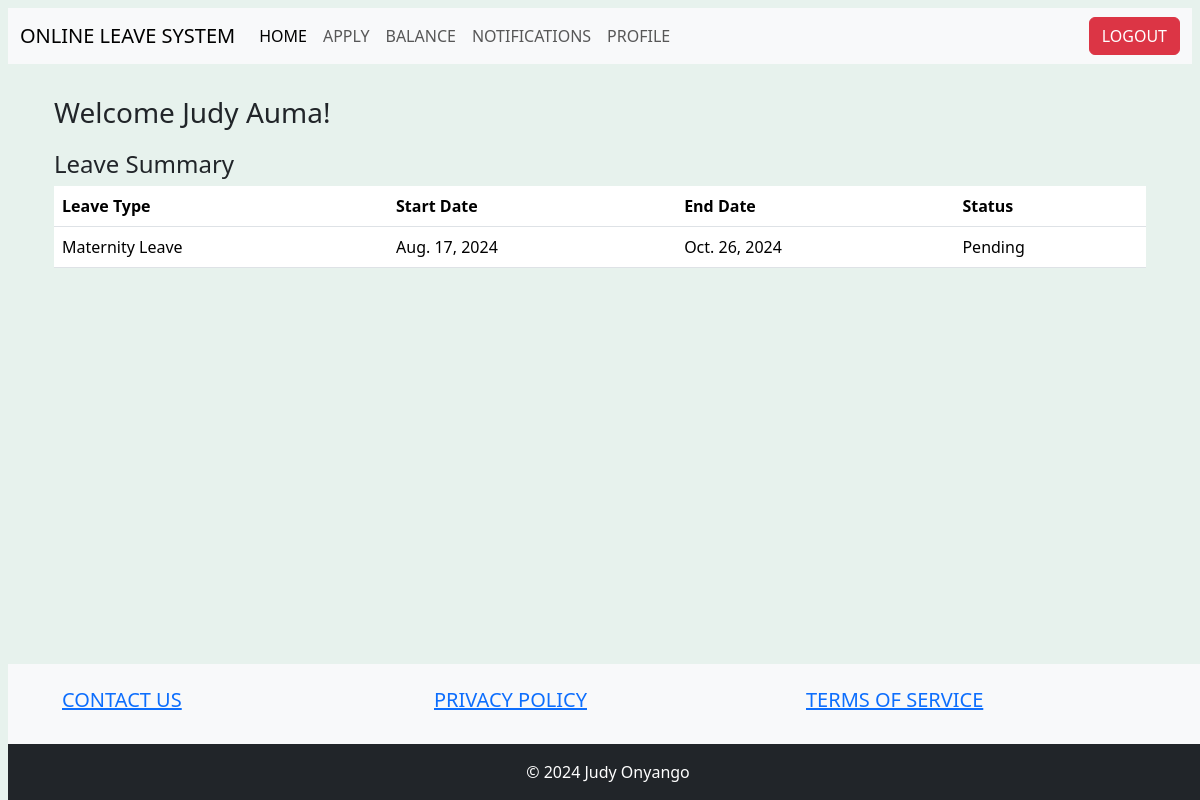
The app's page / (signed in), older data.
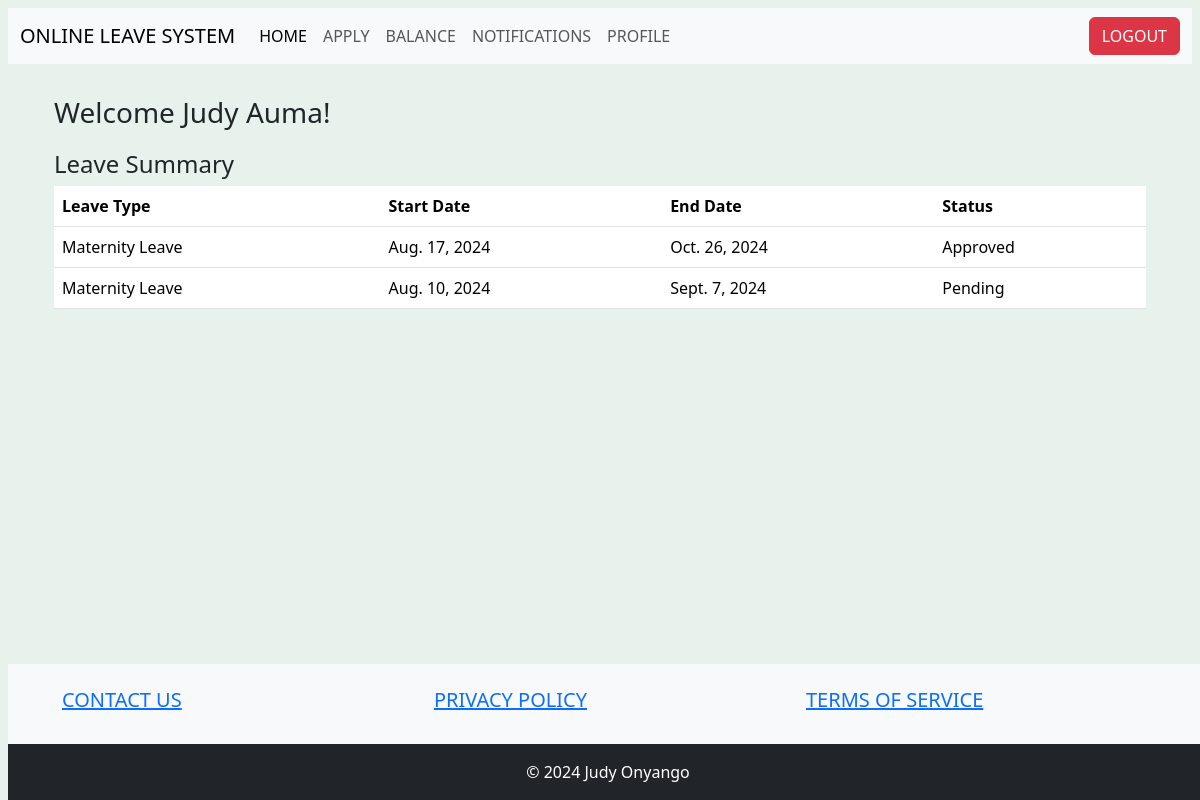
The same page, newer data.
### users/models.py (models this page shows, shortened)
class LeaveApplication(models.Model):
    user = models.ForeignKey(settings.AUTH_USER_MODEL, on_delete=models.CASCADE)
    leave_type = models.ForeignKey(LeaveType, on_delete=models.CASCADE)
    start_date = models.DateField()
    end_date = models.DateField()
    message = models.TextField(default='')
    status = models.CharField(max_length=50, default='Pending')

class LeaveType(models.Model):
    name = models.CharField(max_length=50)
    def __str__(self):
        return self.name

### users/views.py (the view)
# urls.py: 2. Add a URL to urlpatterns:  path('', views.home, name='home')
@login_required
def home(request):
    leave_applications = LeaveApplication.objects.filter(user=request.user).order_by('-start_date')
    return render(request, 'users/home.html', {
        'user': request.user,
        'leave_applications': leave_applications
    })

### users/templates/users/home.html (shortened to what this page needs)
{% extends "users/base.html" %}
{% block content %}
<div class="container">
    <div class="row mt-4 mt-6">
        <h3 class="text-left mt-2 mb-1">Welcome {{ user.first_name }} {{ user.last_name }}!</h3>
        <div class="col-md-12">
            <h4 class="mt-3">Leave Summary</h4>
            <table class="table">
                <thead>
                    <tr>
                        <th>Leave Type</th>
                        <th>Start Date</th>
                        <th>End Date</th>
                        <th>Status</th>
                    </tr>
                </thead>
                <tbody>
                    {% for leave_application in leave_applications %}
                        <tr>
                            <td>{{ leave_application.leave_type }}</td>
                            <td>{{ leave_application.start_date }}</td>
                            <td>{{ leave_application.end_date }}</td>
                            <td>{{ leave_application.status }}</td>
                        </tr>
                    {% empty %}
                        <tr>
                            <td colspan="4" class="text-center">No leave applications found.</td>
                        </tr>
                    {% endfor %}
                </tbody>
            </table>
        </div>
    </div>
</div>
{% endblock %}

### users/templates/users/base.html (shortened to what this page needs)
<!doctype html>
<html lang="en">
<head>
    <link href="https://cdn.jsdelivr.net/npm/bootstrap@5.3.3/dist/css/bootstrap.min.css" rel="stylesheet">
</head>
<body class="bg-success p-2 text-dark bg-opacity-10">
    {% if user.is_authenticated %}
        <nav class="navbar navbar-expand-lg navbar-light bg-light">
            <div class="container-fluid">
                <a class="navbar-brand" href="/">ONLINE LEAVE SYSTEM</a>
                <div class="collapse navbar-collapse" id="navbarContent">
                    <ul class="navbar-nav me-auto mb-2 mb-lg-0">
                        <li class="nav-item">
                            <a class="nav-link active" href="/">HOME</a>
                        </li>
                        <li class="nav-item">
                            <a class="nav-link" href="/apply">APPLY</a>
                        </li>
                        <li class="nav-item">
                            <a class="nav-link" href="/balance">BALANCE</a>
                        </li>
                        <li class="nav-item">
                            <a class="nav-link" href="/notifications">NOTIFICATIONS</a>
                        </li>
                        <li class="nav-item">
                            <a class="nav-link" href="/profile">PROFILE</a>
                        </li>
                    </ul>
                    <form class="d-flex">
                        <a href="{% url 'logout' %}" class="btn btn-danger">LOGOUT</a>
                    </form>
                </div>
            </div>
        </nav>
        <div class="container">
            {% block content %}
            {% endblock %}
        </div>
        <footer class="bg-light text-center text-lg-start mt-3">
            <div class="container p-4">
                <div class="row">
                    <div class="col-lg-4 col-md-6 mb-4 mb-md-0">
                        <h5 class="text-uppercase"><a href="#">Contact Us</a></h5>
                    </div>
                    <div class="col-lg-4 col-md-6 mb-4 mb-md-0">
                        <h5 class="text-uppercase"><a href="#">Privacy Policy</a></h5>
                    </div>
                    <div class="col-lg-4 col-md-6 mb-4 mb-md-0">
                        <h5 class="text-uppercase"><a href="#">Terms of Service</a></h5>
                    </div>
                </div>
            </div>
            <div class="text-center p-3 bg-dark text-white">
                © 2024 Judy Onyango
            </div>
        </footer>
    {% endif %}
</body>
</html>

### users/templates/users/home.html (style rules this page uses)
footer { position: absolute; bottom: 0; width: 100%; }

Row changes from the older to the newer data that the page shows:
changed LeaveApplication: status "Pending" → "Approved"
added LeaveApplication: leave_type "Maternity Leave", start_date "Aug. 10, 2024", end_date "Sept. 7, 2024", status "Pending"
